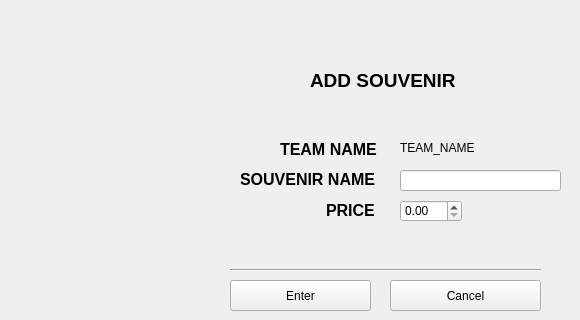
    <widget class="QWidget" name="addPage">
     <widget class="QLabel" name="priceTitle_3">
      <property name="geometry">
       <rect>
        <x>326</x>
        <y>200</y>
        <width>61</width>
        <height>21</height>
       </rect>
      </property>
      <property name="text">
       <string>&lt;html&gt;&lt;head/&gt;&lt;body&gt;&lt;p&gt;&lt;span style=&quot; font-size:12pt; font-weight:600;&quot;&gt;PRICE&lt;/span&gt;&lt;/p&gt;&lt;/body&gt;&lt;/html&gt;</string>
      </property>
     </widget>
     <widget class="QDoubleSpinBox" name="enterPriceSpinBox_3">
      <property name="geometry">
       <rect>
        <x>400</x>
        <y>200</y>
        <width>62</width>
        <height>22</height>
       </rect>
      </property>
      <property name="maximum">
       <double>1000.000000000000000</double>
      </property>
     </widget>
     <widget class="QLabel" name="teamNameTitle_3">
      <property name="geometry">
       <rect>
        <x>280</x>
        <y>140</y>
        <width>111</width>
        <height>20</height>
       </rect>
      </property>
      <property name="text">
       <string>&lt;html&gt;&lt;head/&gt;&lt;body&gt;&lt;p&gt;&lt;span style=&quot; font-size:12pt; font-weight:600;&quot;&gt;TEAM NAME&lt;/span&gt;&lt;/p&gt;&lt;/body&gt;&lt;/html&gt;</string>
      </property>
     </widget>
     <widget class="QLabel" name="updateTeamLabel_3">
      <property name="geometry">
       <rect>
        <x>400</x>
        <y>140</y>
        <width>171</width>
        <height>16</height>
       </rect>
      </property>
      <property name="text">
       <string>TEAM_NAME</string>
      </property>
     </widget>
     <widget class="QLabel" name="souvenirTitle_5">
      <property name="geometry">
       <rect>
        <x>240</x>
        <y>170</y>
        <width>151</width>
        <height>20</height>
       </rect>
      </property>
      <property name="text">
       <string>&lt;html&gt;&lt;head/&gt;&lt;body&gt;&lt;p&gt;&lt;span style=&quot; font-size:12pt; font-weight:600;&quot;&gt;SOUVENIR NAME&lt;/span&gt;&lt;/p&gt;&lt;/body&gt;&lt;/html&gt;</string>
      </property>
     </widget>
     <widget class="QPushButton" name="enterAddButton">
      <property name="geometry">
       <rect>
        <x>230</x>
        <y>280</y>
        <width>141</width>
        <height>31</height>
       </rect>
      </property>
      <property name="text">
       <string>Enter</string>
      </property>
     </widget>
     <widget class="QLineEdit" name="enterNameBox_3">
      <property name="geometry">
       <rect>
        <x>400</x>
        <y>170</y>
        <width>161</width>
        <height>21</height>
       </rect>
      </property>
     </widget>
     <widget class="Line" name="line_3">
      <property name="geometry">
       <rect>
        <x>230</x>
        <y>260</y>
        <width>311</width>
        <height>21</height>
       </rect>
      </property>
      <property name="orientation">
       <enum>Qt::Horizontal</enum>
      </property>
     </widget>
     <widget class="QPushButton" name="cancelAddButton">
      <property name="geometry">
       <rect>
        <x>390</x>
        <y>280</y>
        <width>151</width>
        <height>31</height>
       </rect>
      </property>
      <property name="text">
       <string>Cancel</string>
      </property>
     </widget>
     <widget class="QLabel" name="label_19">
      <property name="geometry">
       <rect>
        <x>310</x>
        <y>60</y>
        <width>211</width>
        <height>41</height>
       </rect>
      </property>
      <property name="text">
       <string>&lt;html&gt;&lt;head/&gt;&lt;body&gt;&lt;p&gt;&lt;span style=&quot; font-size:14pt; font-weight:600;&quot;&gt;ADD SOUVENIR&lt;/span&gt;&lt;/p&gt;&lt;/body&gt;&lt;/html&gt;</string>
      </property>
     </widget>
    </widget>
